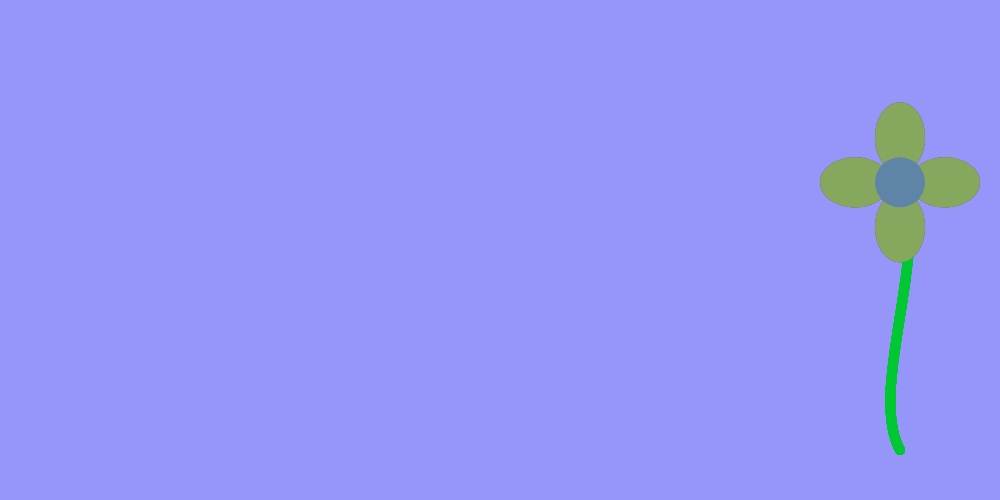
Frame 1 (no input)
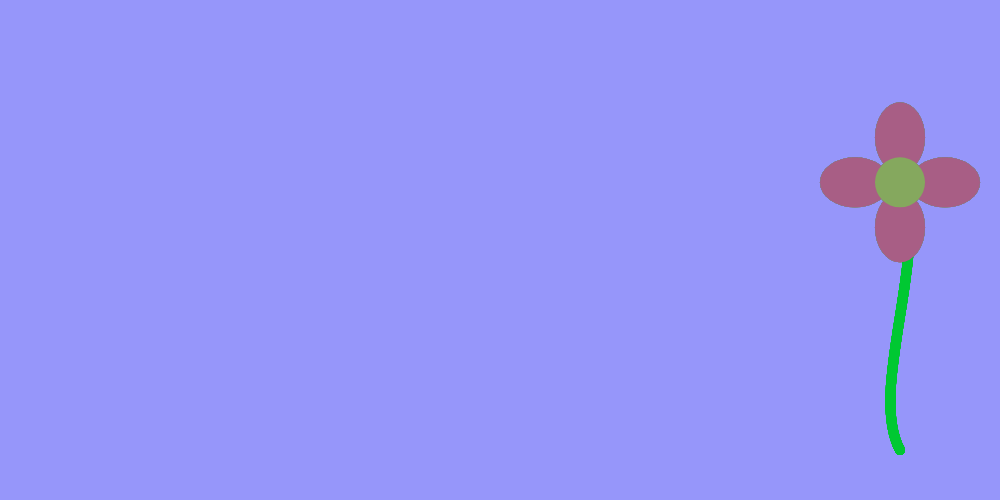
Frame 60 (no input)
Frame 120 (the mouse pressed at the canvas centre since frame 60): identical to frame 60, image omitted

The p5.js sketch that drew these frames (run headless with seeded random() and noise() and a simulated clock; from frame 60 on, the mouse is pressed at the canvas centre):

// p5.js sketch
// ── sketch.js
var flowers;
var flower;

function setup()
{
    createCanvas(1000,500);
    // base_x = width/2;
    // base_y = height - 50;

    flowers = [];
    
    flower = {
        base_x: 0,
        base_y: height - 50,
        stem_h: 100,
        col: color(255,50,50)
    }
    
    for(var i = 0; i < 10; i++)
    {
    
        flower.base_x = i * 100;
        flower.stem_h = random(50,400);
        flower.col = color(
            random(0,255), 
            random(0,255),
            random(0,255)
            );
        // flowers.push(console.log(flower));
            flowers.push(flower);
    }
        
}
    

function draw()
{
    background(150,150,250);
    for(var i = 0; i < flowers.length; i++)
    {
        // console.log(flowers[i])
        drawFlower(flowers[i]);
    }
}


function drawFlower(flowerA)
{
    noFill();
    strokeWeight(10);
    stroke(0,200,50);
    curve(flowerA.base_x + 200, flowerA.base_y + 100, 
          flowerA.base_x , flowerA.base_y,
          flowerA.base_x , flowerA.base_y - flowerA.stem_h,
          flowerA.base_x - 200, flowerA.base_y - (flowerA.stem_h + 100))

    noStroke();
    fill(flowerA.col);
    ellipse(flowerA.base_x + 45, flowerA.base_y - flowerA.stem_h,70,50);
    ellipse(flowerA.base_x - 45, flowerA.base_y - flowerA.stem_h,70,50);
    ellipse(flowerA.base_x ,flowerA.base_y + 45 - flowerA.stem_h,50,70);
    ellipse(flowerA.base_x ,flowerA.base_y - 45 - flowerA.stem_h,50,70);
    
    
    //flip the colour
    flowerA.col = color(
       blue(flowerA.col),
        red(flowerA.col),
         green(flowerA.col)
    );
    
    //draw the center
    fill(flowerA.col);
    ellipse(flowerA.base_x,flowerA.base_y - flowerA.stem_h,50,50); 
}
